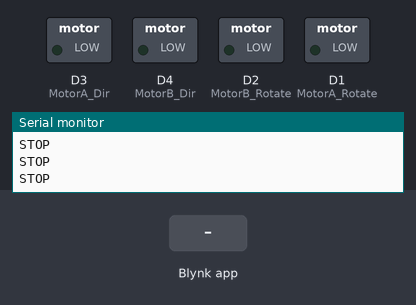
Bench run of a sketch on a simulated ESP8266 (NodeMCU). Shown: switched loads named in the sketch (green lamp = pin HIGH), the last lines printed to the serial monitor. The inputs (shaded band) are chosen by the test bench. WiFi joins after 1.5 s; servers stay silent unless stated.

Above: at 3.0 s.
3.1 s: Blynk app writes 1 to V0
At 3.8 s:
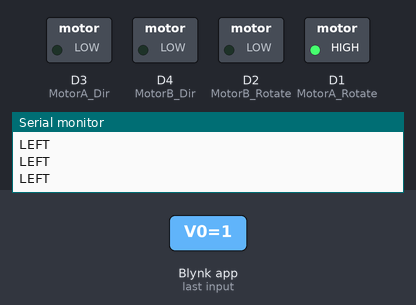
4.6 s: Blynk app writes 0 to V0
At 5.7 s:
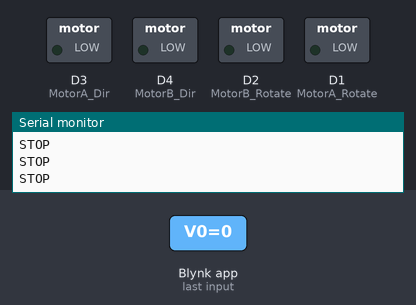
6.1 s: Blynk app writes 1 to V1
At 7.2 s:
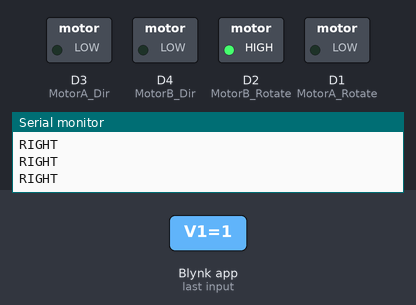
7.6 s: Blynk app writes 200 to V0
At 8.3 s:
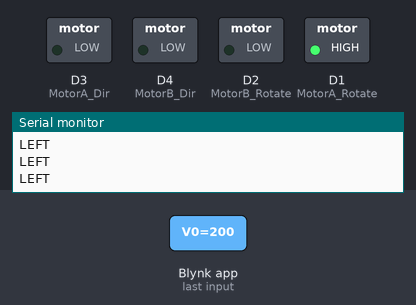
Timing chart, 0 to 10.1 s (numbered marks = the images above; inputs shaded):
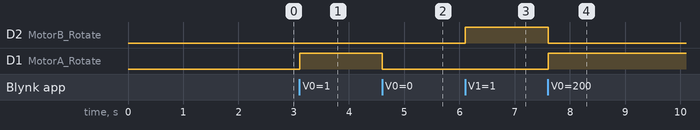

Measured:
- after the input at 3.1 s, D1 (MotorA_Rotate): LOW → HIGH at once
- after the input at 4.6 s, D1 (MotorA_Rotate): HIGH → LOW at once
- after the input at 6.1 s, D2 (MotorB_Rotate): LOW → HIGH at once
- after the input at 7.6 s, D2 (MotorB_Rotate): HIGH → LOW at once; D1 (MotorA_Rotate): LOW → HIGH at once

The sketch:

RCCAR.ino
```cpp
#define BLYNK_TEMPLATE_ID "TMPLK3a4YJ3l"
#define BLYNK_DEVICE_NAME "RCCAR"
#define BLYNK_AUTH_TOKEN "cPmbLKmpc-Pq6SPx7AbFlbBbTuAnullV"

/* Comment this out to disable prints and save space */
#define BLYNK_PRINT Serial

/* Fill-in your Template ID (only if using Blynk.Cloud) */
//#define BLYNK_TEMPLATE_ID   "YourTemplateID"


#include <ESP8266WiFi.h>
#include <BlynkSimpleEsp8266.h>

// You should get Auth Token in the Blynk App.
// Go to the Project Settings (nut icon).
char auth[] = BLYNK_AUTH_TOKEN;

// Your WiFi credentials.
// Set password to "" for open networks.
char ssid[] = "iotedu";
char pass[] = "012345678";


#define MotorA_Rotate D1
#define MotorA_Dir D3
#define MotorB_Rotate D2
#define MotorB_Dir D4

int left_value = 0;
int right_value = 0;
int forwads_value = 0;
int backwards_value = 0;

BLYNK_WRITE(V0){
  left_value = param.asInt();
}

BLYNK_WRITE(V1){
  right_value = param.asInt();
}
BLYNK_WRITE(V2){
  forwads_value = param.asInt();
}
BLYNK_WRITE(V3){
  backwards_value = param.asInt();
}

void setup()
{
  // Debug console
  Serial.begin(9600);
  pinMode(MotorA_Rotate,OUTPUT);
  pinMode(MotorA_Dir, OUTPUT);
  pinMode(MotorB_Rotate, OUTPUT);
  pinMode(MotorB_Dir, OUTPUT);

  Blynk.begin(auth, ssid, pass);
}

void loop()
{
  Blynk.run();
  if(left_value){
    moveLeft();
  }else if(right_value){
    moveRight();
  }else if(forwads_value){
    moveForward();
  }else if(backwards_value){
    moveBackwards();
  }else{
    movestop();
  }
}

void moveLeft(){
  Serial.println("LEFT");
  digitalWrite(MotorA_Rotate, HIGH);
  digitalWrite(MotorB_Rotate, LOW);
  digitalWrite(MotorA_Dir, LOW);
  delay(10);
}

void moveRight(){
  Serial.println("RIGHT");
  digitalWrite(MotorA_Rotate, LOW);
  digitalWrite(MotorB_Rotate, HIGH);
  digitalWrite(MotorB_Dir, LOW);
  delay(10);
}

void moveForward(){
  Serial.println("FORWARD");
  digitalWrite(MotorA_Rotate, HIGH);
  digitalWrite(MotorB_Rotate, HIGH);
  digitalWrite(MotorA_Dir, LOW);
  digitalWrite(MotorB_Dir, LOW);
  delay(10);
}

void moveBackwards(){
  Serial.println("BACKWARDS");
  digitalWrite(MotorA_Rotate, HIGH);
  digitalWrite(MotorB_Rotate, HIGH);
  digitalWrite(MotorA_Dir, HIGH);
  digitalWrite(MotorB_Dir, HIGH);
  delay(10);
}

void movestop(){
  Serial.println("STOP");
  digitalWrite(MotorA_Rotate, LOW);
  digitalWrite(MotorB_Rotate, LOW);
}
```
